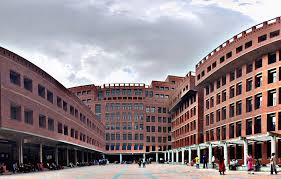
%> input picture Matlab1/ewu.jpg, 281 x 179 px
$ octave problem4.m   (GNU Octave 9; MATLAB toolbox functions it lacks are replaced by stand-ins)
%> lines starting %> are read from the running program, lines starting %| are printed output that depends on the picture
img = imread('C:\Users\Students\Desktop\Matlab1\ewu.jpg');
%> img is the input picture: size 179x281x3 uint8; mean R, G, B 145.2, 131.5, 135
imshow(img);


red_channel = img(:,:,1);
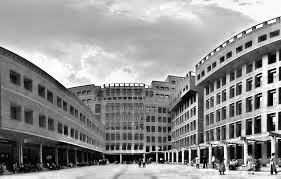
%> red_channel: size 179x281 uint8; min 0, max 255, mean 145.2
green_channel = img(:,:,2);
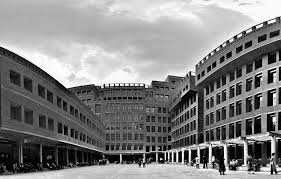
%> green_channel: size 179x281 uint8; min 0, max 255, mean 131.5
blue_channel = img(:,:,3);
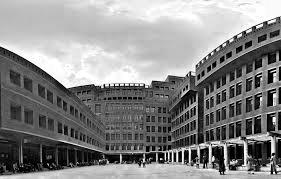
%> blue_channel: size 179x281 uint8; min 0, max 255, mean 135
imshow(blue_channel);
